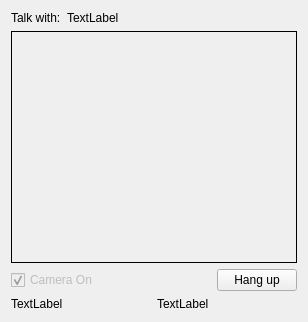
<?xml version="1.0" encoding="UTF-8"?>
<ui version="4.0">
 <class>SipPhoneWidget</class>
 <widget class="QWidget" name="SipPhoneWidget">
  <property name="geometry">
   <rect>
    <x>0</x>
    <y>0</y>
    <width>308</width>
    <height>322</height>
   </rect>
  </property>
  <property name="windowTitle">
   <string>Virtus SIP Call</string>
  </property>
  <layout class="QVBoxLayout" name="verticalLayout_2">
   <item>
    <layout class="QHBoxLayout" name="horizontalLayout_2">
     <item>
      <widget class="QLabel" name="label">
       <property name="sizePolicy">
        <sizepolicy hsizetype="Maximum" vsizetype="Preferred">
         <horstretch>0</horstretch>
         <verstretch>0</verstretch>
        </sizepolicy>
       </property>
       <property name="text">
        <string>Talk with:</string>
       </property>
      </widget>
     </item>
     <item>
      <widget class="QLabel" name="remote">
       <property name="sizePolicy">
        <sizepolicy hsizetype="Preferred" vsizetype="Preferred">
         <horstretch>0</horstretch>
         <verstretch>0</verstretch>
        </sizepolicy>
       </property>
       <property name="text">
        <string>TextLabel</string>
       </property>
      </widget>
     </item>
    </layout>
   </item>
   <item>
    <widget class="QLabel" name="lblRemoteImage">
     <property name="sizePolicy">
      <sizepolicy hsizetype="Preferred" vsizetype="Expanding">
       <horstretch>0</horstretch>
       <verstretch>0</verstretch>
      </sizepolicy>
     </property>
     <property name="frameShape">
      <enum>QFrame::Box</enum>
     </property>
     <property name="frameShadow">
      <enum>QFrame::Plain</enum>
     </property>
     <property name="lineWidth">
      <number>1</number>
     </property>
     <property name="text">
      <string/>
     </property>
    </widget>
   </item>
   <item>
    <layout class="QHBoxLayout" name="horizontalLayout">
     <property name="sizeConstraint">
      <enum>QLayout::SetDefaultConstraint</enum>
     </property>
     <item>
      <widget class="QCheckBox" name="chkCameraOn">
       <property name="enabled">
        <bool>false</bool>
       </property>
       <property name="sizePolicy">
        <sizepolicy hsizetype="Minimum" vsizetype="Minimum">
         <horstretch>0</horstretch>
         <verstretch>0</verstretch>
        </sizepolicy>
       </property>
       <property name="text">
        <string>Camera On</string>
       </property>
       <property name="checked">
        <bool>true</bool>
       </property>
       <property name="tristate">
        <bool>false</bool>
       </property>
      </widget>
     </item>
     <item>
      <spacer name="horizontalSpacer">
       <property name="orientation">
        <enum>Qt::Horizontal</enum>
       </property>
       <property name="sizeHint" stdset="0">
        <size>
         <width>40</width>
         <height>20</height>
        </size>
       </property>
      </spacer>
     </item>
     <item>
      <widget class="QPushButton" name="btnHangup">
       <property name="text">
        <string>Hang up</string>
       </property>
      </widget>
     </item>
    </layout>
   </item>
   <item>
    <layout class="QHBoxLayout" name="horizontalLayout_3">
     <item>
      <widget class="QLabel" name="lblStatus">
       <property name="text">
        <string>TextLabel</string>
       </property>
      </widget>
     </item>
     <item>
      <widget class="QLabel" name="lblTime">
       <property name="text">
        <string>TextLabel</string>
       </property>
      </widget>
     </item>
    </layout>
   </item>
  </layout>
 </widget>
 <layoutdefault spacing="6" margin="11"/>
 <resources/>
 <connections/>
</ui>
